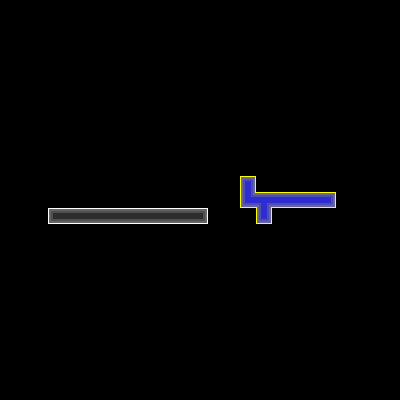

Rendered tile map (Tiled .tmx) drawn with the repository's tilesets; below, a short description and the full map source, tile grids included:
An orthogonal 25x25 tile map with 16x16 px tiles, 1 tile layer (Ground), 3 tilesets and 3 objects (2x EnemyEntity, PlayerEntity).

<map version="1.2" tiledversion="1.2.4" orientation="orthogonal" renderorder="right-down" width="25" height="25" tilewidth="16" tileheight="16" infinite="0" nextlayerid="6" nextobjectid="9">
 <tileset firstgid="1" source="WallTilesetSprite.tsx" />
 <tileset firstgid="49" source="Entities.tsx" />
 <tileset firstgid="51" source="WallTileset2Sprite.tsx" />
 <layer id="2" name="Ground" width="25" height="25">
  <data encoding="csv">
0,0,0,0,0,0,0,0,0,0,0,0,0,0,0,0,0,0,0,0,0,0,0,0,0,
0,0,0,0,0,0,0,0,0,0,0,0,0,0,0,0,0,0,0,0,0,0,0,0,0,
0,0,0,0,0,0,0,0,0,0,0,0,0,0,0,0,0,0,0,0,0,0,0,0,0,
0,0,0,0,0,0,0,0,0,0,0,0,0,0,0,0,0,0,0,0,0,0,0,0,0,
0,0,0,0,0,0,0,0,0,0,0,0,0,0,0,0,0,0,0,0,0,0,0,0,0,
0,0,0,0,0,0,0,0,0,0,0,0,0,0,0,0,0,0,0,0,0,0,0,0,0,
0,0,0,0,0,0,0,0,0,0,0,0,0,0,0,0,0,0,0,0,0,0,0,0,0,
0,0,0,0,0,0,0,0,0,0,0,0,0,0,0,0,0,0,0,0,0,0,0,0,0,
0,0,0,0,0,0,0,0,0,0,0,0,0,0,0,0,0,0,0,0,0,0,0,0,0,
0,0,0,0,0,0,0,0,0,0,0,0,0,0,0,0,0,0,0,0,0,0,0,0,0,
0,0,0,0,0,0,0,0,0,0,0,0,0,0,0,0,0,0,0,0,0,0,0,0,0,
0,0,0,0,0,0,0,0,0,0,0,0,0,0,0,53,0,0,0,0,0,0,0,0,0,
0,0,0,0,0,0,0,0,0,0,0,0,0,0,0,55,64,97,97,97,54,0,0,0,0,
0,0,0,2,47,47,47,47,47,47,47,47,4,0,0,0,51,0,0,0,0,0,0,0,0,
0,0,0,0,0,0,0,0,0,0,0,0,0,0,0,0,0,0,0,0,0,0,0,0,0,
0,0,0,0,0,0,0,0,0,0,0,0,0,0,0,0,0,0,0,0,0,0,0,0,0,
0,0,0,0,0,0,0,0,0,0,0,0,0,0,0,0,0,0,0,0,0,0,0,0,0,
0,0,0,0,0,0,0,0,0,0,0,0,0,0,0,0,0,0,0,0,0,0,0,0,0,
0,0,0,0,0,0,0,0,0,0,0,0,0,0,0,0,0,0,0,0,0,0,0,0,0,
0,0,0,0,0,0,0,0,0,0,0,0,0,0,0,0,0,0,0,0,0,0,0,0,0,
0,0,0,0,0,0,0,0,0,0,0,0,0,0,0,0,0,0,0,0,0,0,0,0,0,
0,0,0,0,0,0,0,0,0,0,0,0,0,0,0,0,0,0,0,0,0,0,0,0,0,
0,0,0,0,0,0,0,0,0,0,0,0,0,0,0,0,0,0,0,0,0,0,0,0,0,
0,0,0,0,0,0,0,0,0,0,0,0,0,0,0,0,0,0,0,0,0,0,0,0,0,
0,0,0,0,0,0,0,0,0,0,0,0,0,0,0,0,0,0,0,0,0,0,0,0,0
</data>
 </layer>
 <objectgroup id="3" name="Object Layer 1">
  <object id="6" type="PlayerEntity" gid="50" x="64" y="208" width="16" height="32" />
  <object id="7" type="EnemyEntity" gid="49" x="176" y="208" width="16" height="16" />
  <object id="8" type="EnemyEntity" gid="49" x="288" y="192" width="16" height="16" />
 </objectgroup>
</map>
